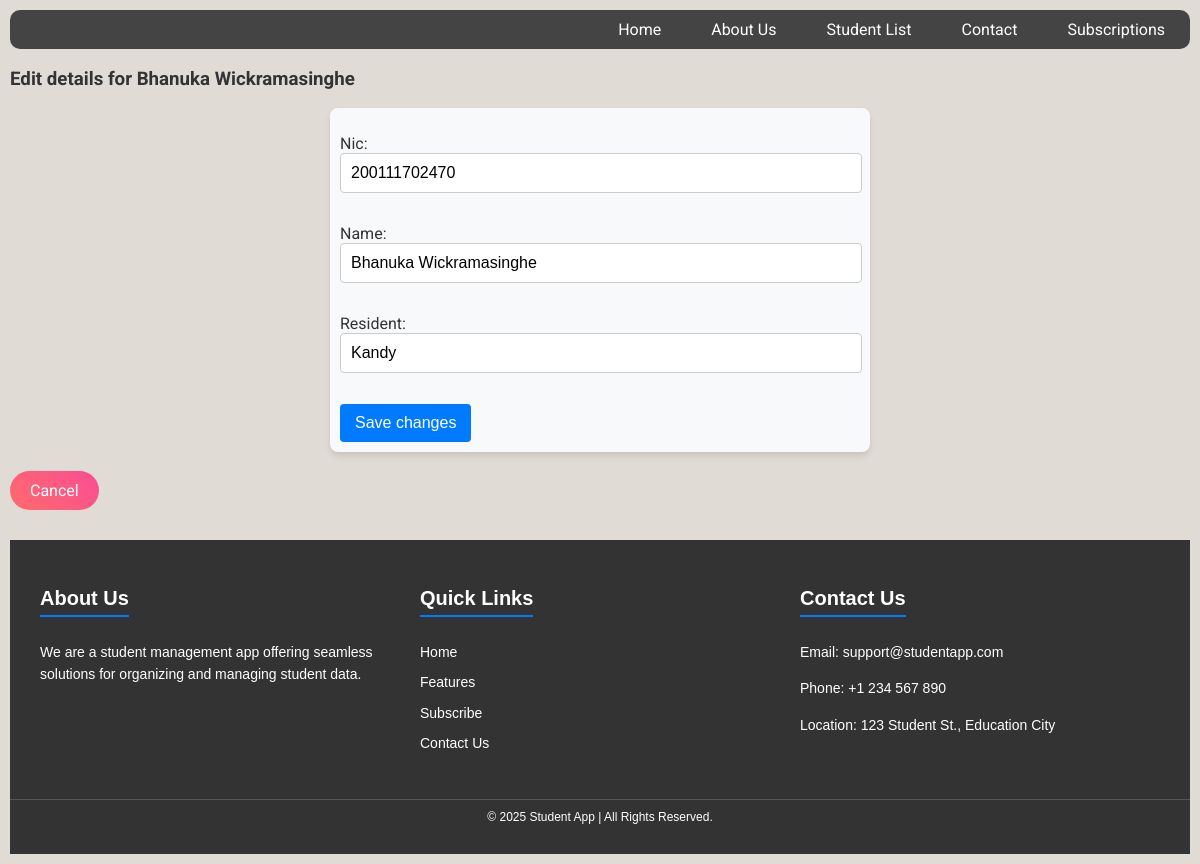
Screenshot of /stapp/1/update/ with the database file from the repository.
### student_app/models.py (models this page shows, shortened)
class student(models.Model):
    nic = models.CharField(max_length=15)
    name = models.CharField(max_length=50)
    resident = models.CharField(max_length=50)
    banner = models.ImageField(default='student.jpg', blank=True)

### student_app/views.py (the view)
# urls.py: path('<int:pk>/update/', views.item_update, name='update'),
def item_update(request, pk):
    child = get_object_or_404(student, pk=pk)  # Get the student record by primary key (pk)
    if request.method == 'POST':
        form = update(request.POST, instance=child)
        if form.is_valid():
            form.save()  # Save the updated student record
            return redirect('child', nic=child.nic)  # Redirect to the child's detail page
    else:
        form = update(instance=child)  # Pre-fill the form with existing student data
    return render(request, 'update.html', {'form': form, 'child': child})

### student_app/forms.py
class update(forms.ModelForm):
    class Meta:
        model = student
        fields = ['nic', 'name', 'resident']
        widgets = {
            'nic': forms.TextInput(attrs={'class': 'form-control', 'placeholder': 'Enter NIC number'}),
            'name': forms.TextInput(attrs={'class': 'form-control', 'placeholder': 'Enter Name'}),
            'resident': forms.TextInput(attrs={'class': 'form-control', 'placeholder': 'Enter Resident'}),
        }

### student_app/templates/update.html (shortened to what this page needs)
{% extends "layout.html" %}
{% block content %}
    <h3>Edit details for {{ child.name }}</h3>
    <form action="{% url 'update' pk=child.pk %}" method="POST">
        {{ form.as_p }}
        <button type="submit">Save changes</button>
    </form>
    <br>
    <a href="{% url 'child' nic=child.nic %}" class="gradient-link-btn">Cancel</a>
{% endblock content %}

### static/css/style.css (style rules this page uses)
body { margin: 10px; font-family: 'Roboto', sans-serif; background-color: #e1dbd6; color: #333; }
button { padding: 10px 20px; font-size: 16px; color: white; background-color: #ff5722; border: none; border-radius: 5px; cursor: pointer; position: relative; overflow: hidden; }
button::after { content: ""; position: absolute; top: 0; left: -100%; width: 100%; height: 100%; background: rgba(255, 255, 255, 0.2); transition: left 0.3s; }
.gradient-link-btn { padding: 10px 20px; font-size: 16px; color: white; text-decoration: none; background: linear-gradient(45deg, #ff6b6b, #f94d94); border: none; border-radius: 25px; display: inline-block; transition: transform 0.2s ease-in-out; }
form { max-width: 500px; margin: 0 auto; padding: 10px; padding-right: 30px; background: #f8f9fa; border-radius: 8px; box-shadow: 0 4px 6px rgba(0, 0, 0, 0.1); }
input[type="text"], input[type="email"], input[type="password"], textarea, select { width: 100%; padding: 10px; margin-bottom: 15px; border: 1px solid #ccc; border-radius: 4px; font-size: 16px; }
button { background-color: #007bff; color: #fff; border: none; padding: 10px 15px; border-radius: 4px; font-size: 16px; cursor: pointer; }

### rows the page displays
student: name "Bhanuka Wickramasinghe", nic "200111702470", resident "Kandy"
